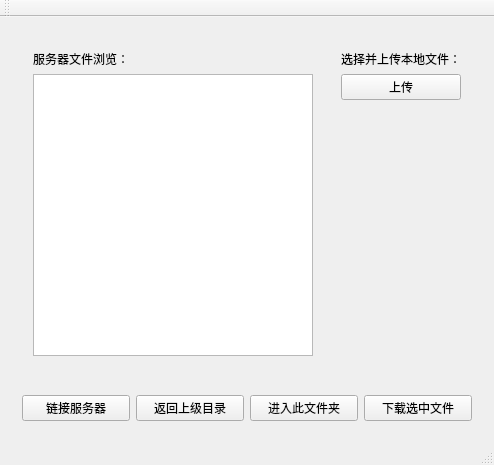
<?xml version="1.0" encoding="UTF-8"?>
<ui version="4.0">
 <class>MainWindow</class>
 <widget class="QMainWindow" name="MainWindow">
  <property name="geometry">
   <rect>
    <x>0</x>
    <y>0</y>
    <width>494</width>
    <height>465</height>
   </rect>
  </property>
  <property name="windowTitle">
   <string>MainWindow</string>
  </property>
  <widget class="QWidget" name="centralWidget">
   <layout class="QVBoxLayout" name="verticalLayout_3">
    <item>
     <widget class="QWidget" name="widget_3" native="true">
      <layout class="QHBoxLayout" name="horizontalLayout_2">
       <item>
        <widget class="QWidget" name="widget_2" native="true">
         <layout class="QVBoxLayout" name="verticalLayout">
          <item>
           <widget class="QLabel" name="label">
            <property name="text">
             <string>服务器文件浏览：</string>
            </property>
           </widget>
          </item>
          <item>
           <widget class="QTableWidget" name="showFile"/>
          </item>
         </layout>
        </widget>
       </item>
       <item>
        <widget class="QWidget" name="widget_4" native="true">
         <layout class="QVBoxLayout" name="verticalLayout_2">
          <item>
           <widget class="QLabel" name="label_2">
            <property name="text">
             <string>选择并上传本地文件：</string>
            </property>
           </widget>
          </item>
          <item>
           <widget class="QPushButton" name="pushButton">
            <property name="text">
             <string>上传</string>
            </property>
           </widget>
          </item>
          <item>
           <spacer name="verticalSpacer">
            <property name="orientation">
             <enum>Qt::Vertical</enum>
            </property>
            <property name="sizeHint" stdset="0">
             <size>
              <width>20</width>
              <height>40</height>
             </size>
            </property>
           </spacer>
          </item>
         </layout>
        </widget>
       </item>
      </layout>
     </widget>
    </item>
    <item>
     <widget class="QWidget" name="widget" native="true">
      <layout class="QHBoxLayout" name="horizontalLayout">
       <item>
        <widget class="QPushButton" name="linkServer">
         <property name="text">
          <string>链接服务器</string>
         </property>
        </widget>
       </item>
       <item>
        <widget class="QPushButton" name="cdPreDir">
         <property name="text">
          <string>返回上级目录</string>
         </property>
        </widget>
       </item>
       <item>
        <widget class="QPushButton" name="cdNextDir">
         <property name="text">
          <string>进入此文件夹</string>
         </property>
        </widget>
       </item>
       <item>
        <widget class="QPushButton" name="pbdownFile">
         <property name="text">
          <string>下载选中文件</string>
         </property>
        </widget>
       </item>
      </layout>
     </widget>
    </item>
   </layout>
  </widget>
  <widget class="QMenuBar" name="menuBar">
   <property name="geometry">
    <rect>
     <x>0</x>
     <y>0</y>
     <width>494</width>
     <height>23</height>
    </rect>
   </property>
  </widget>
  <widget class="QToolBar" name="mainToolBar">
   <attribute name="toolBarArea">
    <enum>TopToolBarArea</enum>
   </attribute>
   <attribute name="toolBarBreak">
    <bool>false</bool>
   </attribute>
  </widget>
  <widget class="QStatusBar" name="statusBar"/>
 </widget>
 <layoutdefault spacing="6" margin="11"/>
 <resources/>
 <connections/>
</ui>
